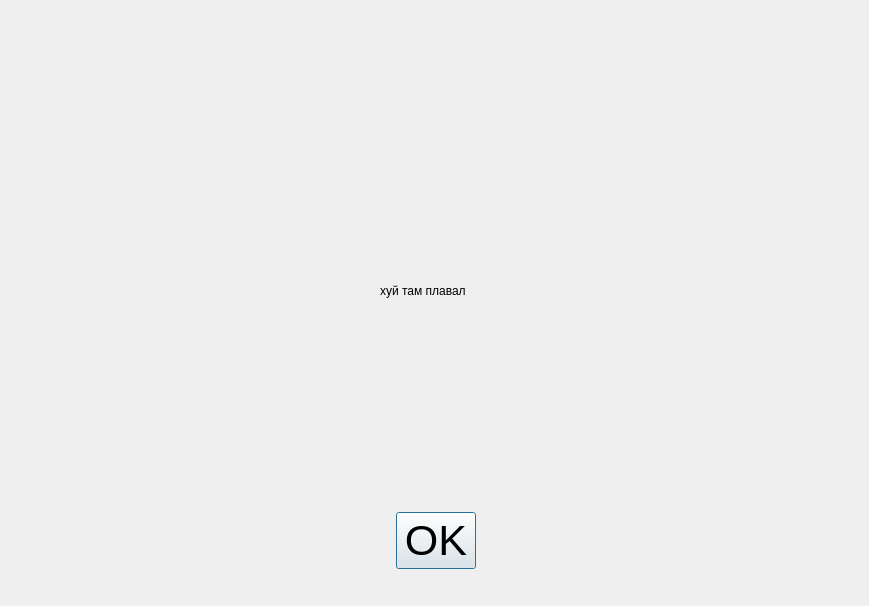
<?xml version="1.0" encoding="UTF-8"?>
<ui version="4.0">
 <class>DialogAboutGame</class>
 <widget class="QDialog" name="DialogAboutGame">
  <property name="geometry">
   <rect>
    <x>0</x>
    <y>0</y>
    <width>869</width>
    <height>606</height>
   </rect>
  </property>
  <property name="windowTitle">
   <string>About</string>
  </property>
  <widget class="QDialogButtonBox" name="buttonBox">
   <property name="geometry">
    <rect>
     <x>320</x>
     <y>510</y>
     <width>231</width>
     <height>61</height>
    </rect>
   </property>
   <property name="font">
    <font>
     <pointsize>32</pointsize>
    </font>
   </property>
   <property name="orientation">
    <enum>Qt::Horizontal</enum>
   </property>
   <property name="standardButtons">
    <set>QDialogButtonBox::Ok</set>
   </property>
   <property name="centerButtons">
    <bool>true</bool>
   </property>
  </widget>
  <widget class="QLabel" name="label">
   <property name="geometry">
    <rect>
     <x>380</x>
     <y>250</y>
     <width>201</width>
     <height>81</height>
    </rect>
   </property>
   <property name="text">
    <string>хуй там плавал</string>
   </property>
  </widget>
 </widget>
 <resources/>
 <connections>
  <connection>
   <sender>buttonBox</sender>
   <signal>accepted()</signal>
   <receiver>DialogAboutGame</receiver>
   <slot>accept()</slot>
   <hints>
    <hint type="sourcelabel">
     <x>248</x>
     <y>254</y>
    </hint>
    <hint type="destinationlabel">
     <x>157</x>
     <y>274</y>
    </hint>
   </hints>
  </connection>
  <connection>
   <sender>buttonBox</sender>
   <signal>rejected()</signal>
   <receiver>DialogAboutGame</receiver>
   <slot>reject()</slot>
   <hints>
    <hint type="sourcelabel">
     <x>316</x>
     <y>260</y>
    </hint>
    <hint type="destinationlabel">
     <x>286</x>
     <y>274</y>
    </hint>
   </hints>
  </connection>
 </connections>
</ui>
